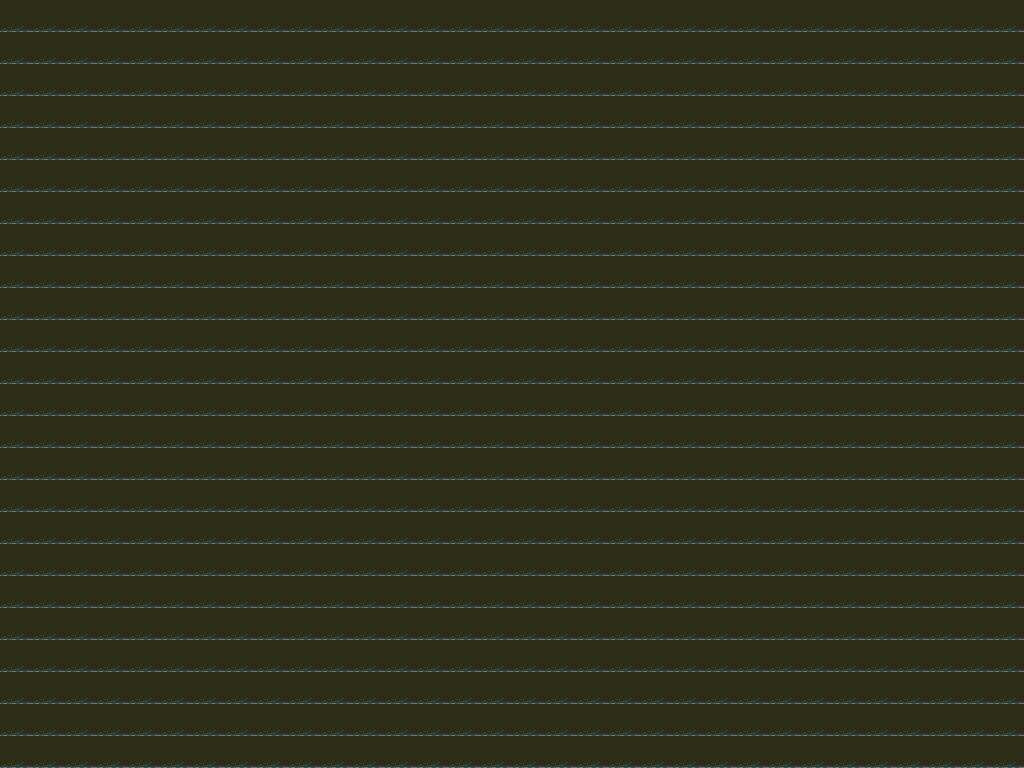

Rendered tile map (Tiled .tmx) drawn with the repository's tilesets; below, a short description and the full map source, tile grids included:
An orthogonal 32x24 tile map with 32x32 px tiles, 1 tile layer (Floor).

<map version="1.0" orientation="orthogonal" renderorder="right-down" width="32" height="24" tilewidth="32" tileheight="32" nextobjectid="1">
 <tileset firstgid="1" name="base_out_atlas" tilewidth="32" tileheight="32" tilecount="1024" columns="32">
  <image source="../Tilesets/Atlas/base_out_atlas.png" width="1024" height="1024" />
 </tileset>
 <layer name="Floor" width="32" height="24">
  <data encoding="csv">
142,142,142,142,142,142,142,142,142,142,142,142,142,142,142,142,142,142,142,142,142,142,142,142,142,142,142,142,142,142,142,142,
142,142,142,142,142,142,142,142,142,142,142,142,142,142,142,142,142,142,142,142,142,142,142,142,142,142,142,142,142,142,142,142,
142,142,142,142,142,142,142,142,142,142,142,142,142,142,142,142,142,142,142,142,142,142,142,142,142,142,142,142,142,142,142,142,
142,142,142,142,142,142,142,142,142,142,142,142,142,142,142,142,142,142,142,142,142,142,142,142,142,142,142,142,142,142,142,142,
142,142,142,142,142,142,142,142,142,142,142,142,142,142,142,142,142,142,142,142,142,142,142,142,142,142,142,142,142,142,142,142,
142,142,142,142,142,142,142,142,142,142,142,142,142,142,142,142,142,142,142,142,142,142,142,142,142,142,142,142,142,142,142,142,
142,142,142,142,142,142,142,142,142,142,142,142,142,142,142,142,142,142,142,142,142,142,142,142,142,142,142,142,142,142,142,142,
142,142,142,142,142,142,142,142,142,142,142,142,142,142,142,142,142,142,142,142,142,142,142,142,142,142,142,142,142,142,142,142,
142,142,142,142,142,142,142,142,142,142,142,142,142,142,142,142,142,142,142,142,142,142,142,142,142,142,142,142,142,142,142,142,
142,142,142,142,142,142,142,142,142,142,142,142,142,142,142,142,142,142,142,142,142,142,142,142,142,142,142,142,142,142,142,142,
142,142,142,142,142,142,142,142,142,142,142,142,142,142,142,142,142,142,142,142,142,142,142,142,142,142,142,142,142,142,142,142,
142,142,142,142,142,142,142,142,142,142,142,142,142,142,142,142,142,142,142,142,142,142,142,142,142,142,142,142,142,142,142,142,
142,142,142,142,142,142,142,142,142,142,142,142,142,142,142,142,142,142,142,142,142,142,142,142,142,142,142,142,142,142,142,142,
142,142,142,142,142,142,142,142,142,142,142,142,142,142,142,142,142,142,142,142,142,142,142,142,142,142,142,142,142,142,142,142,
142,142,142,142,142,142,142,142,142,142,142,142,142,142,142,142,142,142,142,142,142,142,142,142,142,142,142,142,142,142,142,142,
142,142,142,142,142,142,142,142,142,142,142,142,142,142,142,142,142,142,142,142,142,142,142,142,142,142,142,142,142,142,142,142,
142,142,142,142,142,142,142,142,142,142,142,142,142,142,142,142,142,142,142,142,142,142,142,142,142,142,142,142,142,142,142,142,
142,142,142,142,142,142,142,142,142,142,142,142,142,142,142,142,142,142,142,142,142,142,142,142,142,142,142,142,142,142,142,142,
142,142,142,142,142,142,142,142,142,142,142,142,142,142,142,142,142,142,142,142,142,142,142,142,142,142,142,142,142,142,142,142,
142,142,142,142,142,142,142,142,142,142,142,142,142,142,142,142,142,142,142,142,142,142,142,142,142,142,142,142,142,142,142,142,
142,142,142,142,142,142,142,142,142,142,142,142,142,142,142,142,142,142,142,142,142,142,142,142,142,142,142,142,142,142,142,142,
142,142,142,142,142,142,142,142,142,142,142,142,142,142,142,142,142,142,142,142,142,142,142,142,142,142,142,142,142,142,142,142,
142,142,142,142,142,142,142,142,142,142,142,142,142,142,142,142,142,142,142,142,142,142,142,142,142,142,142,142,142,142,142,142,
142,142,142,142,142,142,142,142,142,142,142,142,142,142,142,142,142,142,142,142,142,142,142,142,142,142,142,142,142,142,142,142
</data>
 </layer>
</map>
